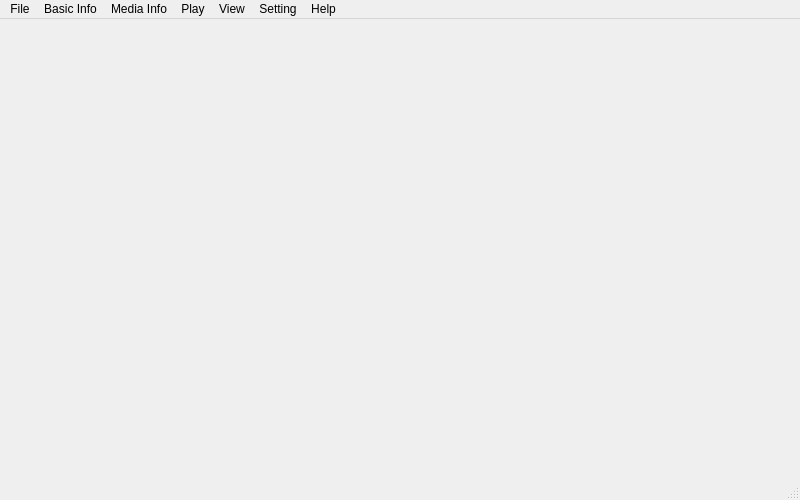
<?xml version="1.0" encoding="UTF-8"?>
<ui version="4.0">
 <class>MainWindow</class>
 <widget class="QMainWindow" name="MainWindow">
  <property name="geometry">
   <rect>
    <x>0</x>
    <y>0</y>
    <width>800</width>
    <height>500</height>
   </rect>
  </property>
  <property name="windowTitle">
   <string>MainWindow</string>
  </property>
  <widget class="QWidget" name="centralwidget"/>
  <widget class="QMenuBar" name="menubar">
   <property name="geometry">
    <rect>
     <x>0</x>
     <y>0</y>
     <width>800</width>
     <height>27</height>
    </rect>
   </property>
   <widget class="QMenu" name="menuBasic_Info">
    <property name="title">
     <string>Basic Info</string>
    </property>
    <addaction name="actionVersion"/>
    <addaction name="actionBuildconf"/>
    <addaction name="separator"/>
    <addaction name="actionFormats"/>
    <addaction name="actionMuxers"/>
    <addaction name="actionDemuxers"/>
    <addaction name="actionDevices"/>
    <addaction name="separator"/>
    <addaction name="actionCodecs"/>
    <addaction name="actionDecoders"/>
    <addaction name="actionEncoders"/>
    <addaction name="separator"/>
    <addaction name="actionBsfs"/>
    <addaction name="actionProtocols"/>
    <addaction name="actionFilters"/>
    <addaction name="actionPixfmts"/>
    <addaction name="actionLayouts"/>
    <addaction name="actionSamplefmts"/>
    <addaction name="actionColors"/>
    <addaction name="separator"/>
    <addaction name="actionVideoRate"/>
    <addaction name="actionVideoSize"/>
    <addaction name="separator"/>
    <addaction name="actionSources"/>
    <addaction name="actionSinks"/>
    <addaction name="separator"/>
    <addaction name="actionL"/>
   </widget>
   <widget class="QMenu" name="menuMedia_Info">
    <property name="title">
     <string>Media Info</string>
    </property>
    <widget class="QMenu" name="menuFrames">
     <property name="title">
      <string>Frames</string>
     </property>
     <widget class="QMenu" name="menuFramesOfVideo">
      <property name="title">
       <string>Video</string>
      </property>
     </widget>
     <widget class="QMenu" name="menuFramesOfAudio">
      <property name="title">
       <string>Audio</string>
      </property>
     </widget>
     <addaction name="menuFramesOfVideo"/>
     <addaction name="menuFramesOfAudio"/>
    </widget>
    <widget class="QMenu" name="menuPackets">
     <property name="title">
      <string>Packets</string>
     </property>
     <widget class="QMenu" name="menuPacketsOfVideo">
      <property name="title">
       <string>Video</string>
      </property>
     </widget>
     <widget class="QMenu" name="menuPacketsOfAudio">
      <property name="title">
       <string>Audio</string>
      </property>
     </widget>
     <addaction name="menuPacketsOfVideo"/>
     <addaction name="menuPacketsOfAudio"/>
    </widget>
    <addaction name="actionShow_Streams"/>
    <addaction name="actionShow_Format"/>
    <addaction name="separator"/>
    <addaction name="menuFrames"/>
    <addaction name="menuPackets"/>
    <addaction name="separator"/>
    <addaction name="actionShow_Entries"/>
    <addaction name="separator"/>
    <addaction name="actionShow_Chapters"/>
    <addaction name="actionPrograms"/>
    <addaction name="separator"/>
    <addaction name="actionCount_Frames"/>
    <addaction name="actionCount_Packets"/>
    <addaction name="separator"/>
    <addaction name="actionShow_Versions"/>
    <addaction name="actionShow_Program_Version"/>
    <addaction name="actionShow_Library_Versions"/>
    <addaction name="separator"/>
    <addaction name="actionShow_Pixel_Formats"/>
   </widget>
   <widget class="QMenu" name="menuSetting">
    <property name="title">
     <string>Setting</string>
    </property>
   </widget>
   <widget class="QMenu" name="menuPlay">
    <property name="title">
     <string>Play</string>
    </property>
    <addaction name="actionVLC"/>
    <addaction name="actionMPV"/>
    <addaction name="actionFFplay"/>
    <addaction name="separator"/>
    <addaction name="actionSMPlayer"/>
    <addaction name="actionTotem"/>
    <addaction name="actionKMPlayer"/>
    <addaction name="actionXine"/>
    <addaction name="separator"/>
    <addaction name="actionInstall_Players"/>
   </widget>
   <widget class="QMenu" name="menuFile">
    <property name="title">
     <string>File</string>
    </property>
    <addaction name="actionOpen"/>
    <addaction name="actionOpen_Files"/>
    <addaction name="actionOpen_Folder"/>
    <addaction name="separator"/>
    <addaction name="actionExport"/>
   </widget>
   <widget class="QMenu" name="menuHelp">
    <property name="title">
     <string>Help</string>
    </property>
    <addaction name="actionAbout"/>
    <addaction name="actionDocs_Viewer"/>
    <addaction name="separator"/>
    <addaction name="actionApp_Dir"/>
    <addaction name="actionSetting_Dir"/>
    <addaction name="actionSetting_File"/>
    <addaction name="separator"/>
    <addaction name="actionHelp"/>
    <addaction name="separator"/>
    <addaction name="actionFFmpeg_Builder"/>
   </widget>
   <widget class="QMenu" name="menuView">
    <property name="title">
     <string>View</string>
    </property>
    <addaction name="actionFiles"/>
    <addaction name="actionFolders"/>
    <addaction name="separator"/>
    <addaction name="actionLog"/>
    <addaction name="separator"/>
    <addaction name="actionMedia_Properties"/>
   </widget>
   <addaction name="menuFile"/>
   <addaction name="menuBasic_Info"/>
   <addaction name="menuMedia_Info"/>
   <addaction name="menuPlay"/>
   <addaction name="menuView"/>
   <addaction name="menuSetting"/>
   <addaction name="menuHelp"/>
  </widget>
  <widget class="QStatusBar" name="statusbar"/>
  <action name="actionVersion">
   <property name="text">
    <string>Version</string>
   </property>
  </action>
  <action name="actionBuildconf">
   <property name="text">
    <string>Buildconf</string>
   </property>
  </action>
  <action name="actionFormats">
   <property name="text">
    <string>Formats</string>
   </property>
  </action>
  <action name="actionMuxers">
   <property name="text">
    <string>Muxers</string>
   </property>
  </action>
  <action name="actionDemuxers">
   <property name="text">
    <string>Demuxers</string>
   </property>
  </action>
  <action name="actionDevices">
   <property name="text">
    <string>Devices</string>
   </property>
  </action>
  <action name="actionCodecs">
   <property name="text">
    <string>Codecs</string>
   </property>
  </action>
  <action name="actionDecoders">
   <property name="text">
    <string>Decoders</string>
   </property>
  </action>
  <action name="actionEncoders">
   <property name="text">
    <string>Encoders</string>
   </property>
  </action>
  <action name="actionBsfs">
   <property name="text">
    <string>Bsfs</string>
   </property>
  </action>
  <action name="actionProtocols">
   <property name="text">
    <string>Protocols</string>
   </property>
  </action>
  <action name="actionFilters">
   <property name="text">
    <string>Filters</string>
   </property>
  </action>
  <action name="actionPixfmts">
   <property name="text">
    <string>Pixfmts</string>
   </property>
  </action>
  <action name="actionLayouts">
   <property name="text">
    <string>Layouts</string>
   </property>
  </action>
  <action name="actionSamplefmts">
   <property name="text">
    <string>SampleFmts</string>
   </property>
  </action>
  <action name="actionColors">
   <property name="text">
    <string>Colors</string>
   </property>
  </action>
  <action name="actionProgramVersion">
   <property name="text">
    <string>ProgramVersion</string>
   </property>
  </action>
  <action name="actionLibraryVersions">
   <property name="text">
    <string>LibraryVersions</string>
   </property>
  </action>
  <action name="actionFrame">
   <property name="text">
    <string>Video Frame</string>
   </property>
  </action>
  <action name="actionShow_Chapters">
   <property name="checkable">
    <bool>false</bool>
   </property>
   <property name="text">
    <string>Chapters</string>
   </property>
  </action>
  <action name="actionShow_Format">
   <property name="checkable">
    <bool>false</bool>
   </property>
   <property name="text">
    <string>Format</string>
   </property>
  </action>
  <action name="actionCount_Frames">
   <property name="checkable">
    <bool>false</bool>
   </property>
   <property name="text">
    <string>Count Frames</string>
   </property>
  </action>
  <action name="actionCount_Packets">
   <property name="checkable">
    <bool>false</bool>
   </property>
   <property name="text">
    <string>Count Packets</string>
   </property>
  </action>
  <action name="actionShow_Entries">
   <property name="checkable">
    <bool>false</bool>
   </property>
   <property name="text">
    <string>Entries</string>
   </property>
  </action>
  <action name="actionOpen">
   <property name="text">
    <string>Open</string>
   </property>
  </action>
  <action name="actionOpen_Folder">
   <property name="text">
    <string>Open Folder</string>
   </property>
  </action>
  <action name="actionExport">
   <property name="text">
    <string>Export</string>
   </property>
  </action>
  <action name="actionOpen_Files">
   <property name="text">
    <string>Open Files</string>
   </property>
  </action>
  <action name="actionShow_Streams">
   <property name="checkable">
    <bool>false</bool>
   </property>
   <property name="text">
    <string>Streams</string>
   </property>
  </action>
  <action name="actionShow_Program_Version">
   <property name="checkable">
    <bool>false</bool>
   </property>
   <property name="text">
    <string>Program Version</string>
   </property>
  </action>
  <action name="actionShow_Library_Versions">
   <property name="checkable">
    <bool>false</bool>
   </property>
   <property name="text">
    <string>Library Versions</string>
   </property>
  </action>
  <action name="actionShow_Versions">
   <property name="checkable">
    <bool>false</bool>
   </property>
   <property name="text">
    <string>Versions</string>
   </property>
  </action>
  <action name="actionShow_Pixel_Formats">
   <property name="checkable">
    <bool>false</bool>
   </property>
   <property name="text">
    <string>Pixel Formats</string>
   </property>
  </action>
  <action name="actionLog_Conifg">
   <property name="text">
    <string>Log</string>
   </property>
  </action>
  <action name="actionMainwindow_Config">
   <property name="text">
    <string>Mainwindow</string>
   </property>
  </action>
  <action name="actionWindowHeader_Config">
   <property name="text">
    <string>Window Head</string>
   </property>
  </action>
  <action name="actionGeneral_Config">
   <property name="text">
    <string>General</string>
   </property>
  </action>
  <action name="actionLog">
   <property name="text">
    <string>Log</string>
   </property>
  </action>
  <action name="actionAbout">
   <property name="text">
    <string>About</string>
   </property>
  </action>
  <action name="actionPlayer">
   <property name="text">
    <string>Player</string>
   </property>
  </action>
  <action name="actionMedia_Properties">
   <property name="text">
    <string>Media Properties</string>
   </property>
  </action>
  <action name="actionFiles">
   <property name="checkable">
    <bool>false</bool>
   </property>
   <property name="text">
    <string>Files</string>
   </property>
  </action>
  <action name="actionFolders">
   <property name="text">
    <string>Folders</string>
   </property>
  </action>
  <action name="actionApp_Dir">
   <property name="text">
    <string>App Dir</string>
   </property>
  </action>
  <action name="actionSetting_Dir">
   <property name="text">
    <string>Setting Dir</string>
   </property>
  </action>
  <action name="actionSetting_File">
   <property name="text">
    <string>Setting File</string>
   </property>
  </action>
  <action name="actionL">
   <property name="text">
    <string>License</string>
   </property>
  </action>
  <action name="actionHelp">
   <property name="text">
    <string>Help</string>
   </property>
  </action>
  <action name="actionBuild">
   <property name="text">
    <string>Build</string>
   </property>
  </action>
  <action name="actionFFmpeg_Builder">
   <property name="text">
    <string>Configure Builder</string>
   </property>
  </action>
  <action name="actionDocs_Viewer">
   <property name="text">
    <string>Docs Viewer</string>
   </property>
  </action>
  <action name="actionPrograms">
   <property name="text">
    <string>Programs</string>
   </property>
  </action>
  <action name="actionVideoRate">
   <property name="text">
    <string>VideoRate</string>
   </property>
  </action>
  <action name="actionVideoSize">
   <property name="text">
    <string>VideoSize</string>
   </property>
  </action>
  <action name="actionSources">
   <property name="text">
    <string>Sources</string>
   </property>
  </action>
  <action name="actionSinks">
   <property name="text">
    <string>Sinks</string>
   </property>
  </action>
  <action name="actionVLC">
   <property name="text">
    <string>VLC Media Player</string>
   </property>
  </action>
  <action name="actionMPV">
   <property name="text">
    <string>MPV Player</string>
   </property>
  </action>
  <action name="actionFFplay">
   <property name="text">
    <string>FFplay</string>
   </property>
  </action>
  <action name="actionSMPlayer">
   <property name="text">
    <string>SMPlayer</string>
   </property>
  </action>
  <action name="actionTotem">
   <property name="text">
    <string>Totem (GNOME Videos)</string>
   </property>
  </action>
  <action name="actionGNOME_MPlayer">
   <property name="text">
    <string>GNOME MPlayer</string>
   </property>
  </action>
  <action name="actionKMPlayer">
   <property name="text">
    <string>KMPlayer</string>
   </property>
  </action>
  <action name="actionXine">
   <property name="text">
    <string>Xine</string>
   </property>
  </action>
  <action name="actionInstall_Players">
   <property name="text">
    <string>Install Players...</string>
   </property>
  </action>
  <action name="actionShow_Frames_Video">
   <property name="text">
    <string>Video</string>
   </property>
  </action>
  <action name="actionShow_Frames_Audio">
   <property name="text">
    <string>Audio</string>
   </property>
  </action>
  <action name="actionShow_Packets_Video">
   <property name="text">
    <string>Video</string>
   </property>
  </action>
  <action name="actionShow_Packets_Audio">
   <property name="text">
    <string>Audio</string>
   </property>
  </action>
  <action name="action22">
   <property name="text">
    <string>22</string>
   </property>
  </action>
  <action name="action22_2">
   <property name="text">
    <string>22</string>
   </property>
  </action>
  <action name="action1">
   <property name="text">
    <string>1</string>
   </property>
  </action>
  <action name="action1_2">
   <property name="text">
    <string>1</string>
   </property>
  </action>
 </widget>
 <resources/>
 <connections/>
</ui>
